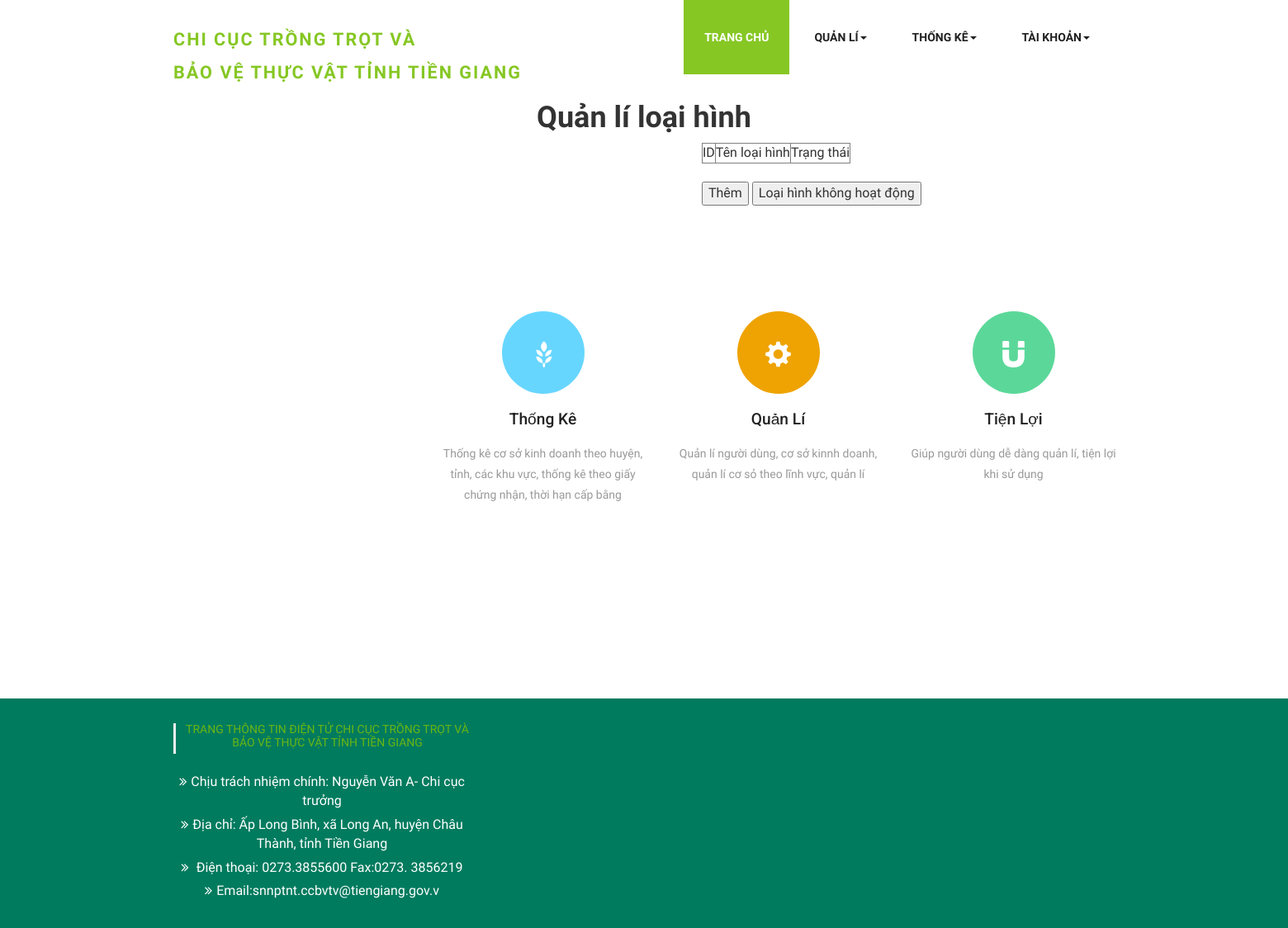
The app's page /QLLH.php, older data.
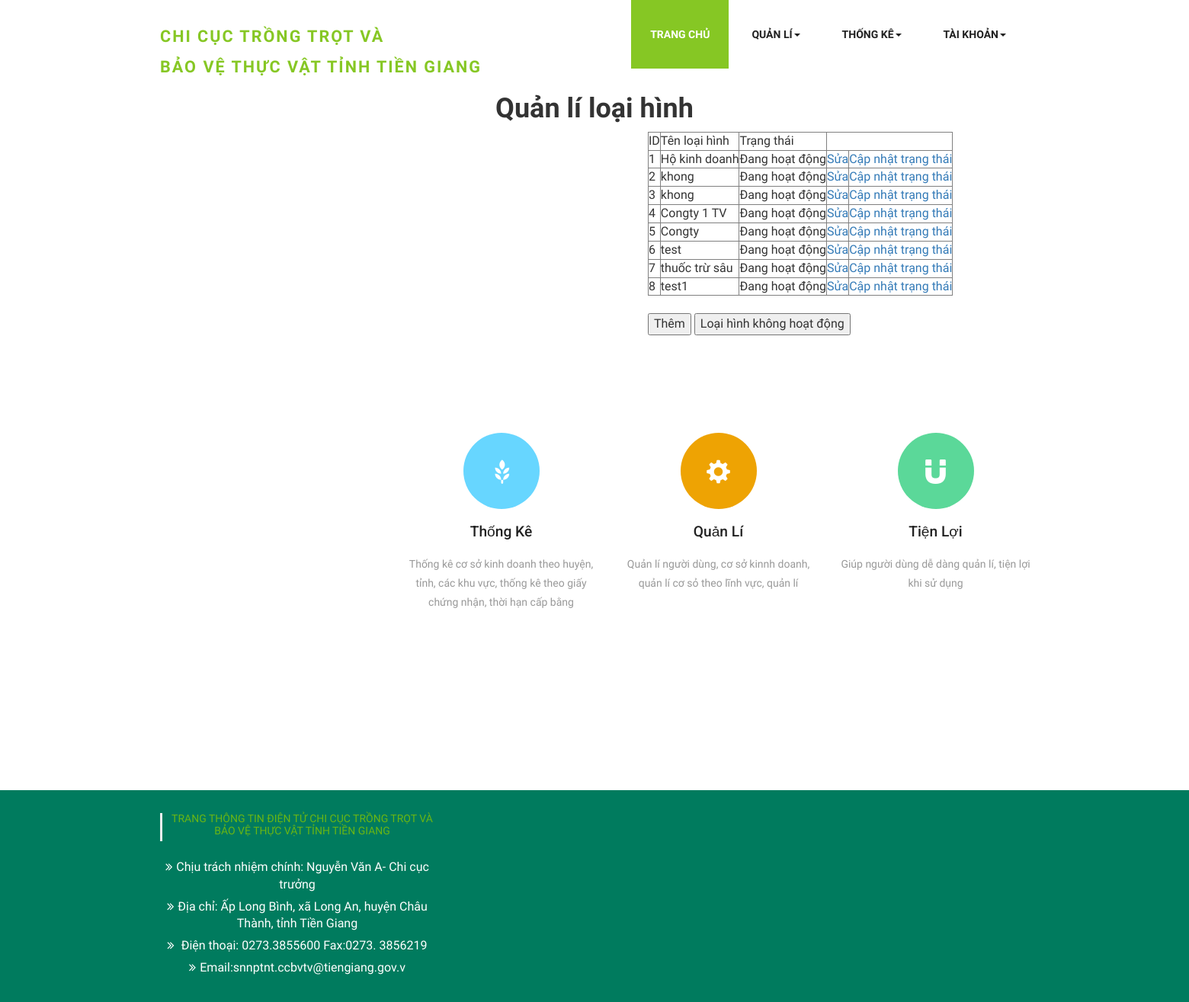
The same page, newer data.
### tables this page shows
CREATE TABLE `loaihinh` (
  `id_loaihinh` int(11) NOT NULL,
  `ten_loaihinh` varchar(45) NOT NULL,
  `trangthai_MD` int(11) NOT NULL
);

### QLLH.php (the view, shortened to what this page needs)
<!DOCTYPE html>
    <html>
        <head>
            <link href="css/bootstrap.css" rel="stylesheet" type="text/css" media="all" />
            <link rel="stylesheet" href="css/style.css" type="text/css" media="all" />
            <link href="css/font-awesome.css" rel="stylesheet">
            <link href='css/immersive-slider.css' rel='stylesheet' type='text/css'>
            <link rel="stylesheet" href="css/jquery.flipster.css">
     </head>
     <body>
        <div class="header">
            <div class="container">
                <nav class="navbar navbar-default">
                    <div class="navbar-header">
                        <div class="w3layouts-logo">
                            <h1><a href="index.html"><span>CHI CỤC TRỒNG TRỌT VÀ <br>
                                        BẢO VỆ THỰC VẬT TỈNH TIỀN GIANG</span></a></h1>
                        </div>
                    </div>
                    <div class="collapse navbar-collapse nav-wil" id="bs-example-navbar-collapse-1">
                        <nav>
                            <ul class="nav navbar-nav">
                                <li class="active"><a href="admin.php">Trang Chủ</a></li>
                                <li><a href="#" class="dropdown-toggle hvr-sweep-to-bottom" data-toggle="dropdown" role="button" aria-haspopup="true" aria-expanded="false">Quản Lí<span class="caret"></span></a>
                                </li>
                                <li><a href="thongke.php" class="dropdown-toggle hvr-sweep-to-bottom" data-toggle="dropdown" role="button" aria-haspopup="true" aria-expanded="false">Thống Kê<span class="caret"></span></a>
                                </li>
                                <li><a href="taikhoan.php" class="dropdown-toggle hvr-sweep-to-bottom" data-toggle="dropdown" role="button" aria-haspopup="true" aria-expanded="false">Tài khoản<span class="caret"></span></a>
                                </li>
                            </ul>
                        </nav>
                    </div>
                </nav>
            </div>
            </div>
                <h1 style="text-align: center;"><b>Quản lí loại hình</b></h1>
            <div style="margin-left: 850px;">
                <table border="1">
                    <tr>
                        <td>ID</td>
                        <td>Tên loại hình</td>
                        <td>Trạng thái</td>
                        <?php
                        require 'connect.php';
                            $query = mysqli_query($conn, "select * from loaihinh WHERE trangthai_MD='0' ");
                            while ($row = mysqli_fetch_array($query)) {
                        ?>
                    </tr>
                        <td><?php echo $row['id_loaihinh']; ?></td>
                        <td><?php echo $row['ten_loaihinh']; ?></td>
                        <td>
                            <?php
                                if($row['trangthai_MD'] == 0){
                                    echo "Đang hoạt động";
                                }else{
                                    echo "Không hoạt động";
                                }
                            ?>
                        </td>
                        <td><a href="editLH.php?id_loaihinh=<?php echo $row['id_loaihinh']; ?>">Sửa</a></td>
                        <td><a href="updatetrangthaiLH.php?id_loaihinh=<?php echo $row['id_loaihinh']; ?>">Cập nhật trạng thái</a></td>
                <?php
                    }
                ?>
                </table>
                <br>
                <button onclick="document.location='themLH.php'">Thêm</button>
                <button onclick="document.location='loaihinhoff.php'">Loại hình không hoạt động</button>
                <br>
            </div>
            <div class="banner-bottom">
        <div class="container" style="margin-left: 500px;" >
            <div class="agileits-banner-bottom">
                <div class="col-md-3 agileits-banner-bottom-grid">
                    <div class="services-grid1">
                        <div class="services-grid-right agile-services-grid-right">
                            <div class="services-grid-right-grid hvr-radial-out blue-grid">
                                <span class="glyphicon glyphicon-grain" aria-hidden="true"></span>
                            </div>
                        </div>
                        <div class="services-grid-left agile-services-grid-left">
                            <h4>Thống Kê</h4>
                            <p> Thống kê cơ sở kinh doanh theo huyện, tỉnh,
                                các khu vực, thống kê theo giấy chứng nhận, thời hạn cấp bằng </p>
                        </div>
                    </div>
                </div>
                <div class="col-md-3 agileits-banner-bottom-grid">
                    <div class="services-grid1">
                        <div class="services-grid-right agile-services-grid-right">
                            <div class="services-grid-right-grid hvr-radial-out orange-grid">
                                <span class="glyphicon glyphicon-cog" aria-hidden="true"></span>
                            </div>
                        </div>
                        <div class="services-grid-left agile-services-grid-left">
                            <h4>Quản Lí</h4>
                            <p>Quản lí người dùng, cơ sở kinnh doanh,
                                quản lí cơ sỏ theo lĩnh vực, quản lí </p>
                        </div>
                    </div>
                </div>
                <div class="col-md-3 agileits-banner-bottom-grid">
                    <div class="services-grid1">
                        <div class="services-grid-right agile-services-grid-right">
                            <div class="services-grid-right-grid hvr-radial-out green-grid">
                                <span class="glyphicon glyphicon-magnet" aria-hidden="true"></span>
                            </div>
                        </div>
                        <div class="services-grid-left agile-services-grid-left">
                            <h4>Tiện lợi</h4>
                            <p>Giúp người dùng dễ dàng quản lí, tiện lợi khi sử dụng</p>
                        </div>
                    </div>
                </div>
            </div>
        </div>
    </div>
            <footer>
                <section id="footer">
                    <div class="container">
                        <div class="row text-center text-xs-center text-sm-left text-md-left">
                            <div class="col-xs-12 col-sm-4 col-md-4">
                                <h5>TRANG THÔNG TIN ĐIỆN TỬ CHI CỤC TRỒNG TRỌT VÀ BẢO VỆ THỰC VẬT TỈNH TIỀN GIANG</h5>
                                <ul class="list-unstyled quick-links">
                                    <li><a href="javascript:void();"><i class="fa fa-angle-double-right"></i>Chịu trách nhiệm chính: Nguyễn Văn A- Chi cục trưởng</a></li>
                                    <li><a href="javascript:void();"><i class="fa fa-angle-double-right"></i>Địa chỉ: Ấp Long Bình, xã Long An, huyện Châu Thành, tỉnh Tiền Giang</a></li>
                                    <li><a href="javascript:void();"><i class="fa fa-angle-double-right"></i> Điện thoại: 0273.3855600 Fax:0273. 3856219</a></li>
                                    <li><a href="javascript:void();"><i class="fa fa-angle-double-right"></i>Email:snnptnt.ccbvtv@tiengiang.gov.v</a></li>
                                </ul>
                            </div>
                        </div>
                    </div>
                </section>
            </footer>
    </body>
    </html>

Row changes from the older to the newer data that the page shows:
added loaihinh: id_loaihinh "1", ten_loaihinh "Hộ kinh doanh", trangthai_MD "Đang hoạt động"
added loaihinh: id_loaihinh "2", ten_loaihinh "khong", trangthai_MD "Đang hoạt động"
added loaihinh: id_loaihinh "3", ten_loaihinh "khong", trangthai_MD "Đang hoạt động"
added loaihinh: id_loaihinh "4", ten_loaihinh "Congty 1 TV", trangthai_MD "Đang hoạt động"
added loaihinh: id_loaihinh "5", ten_loaihinh "Congty", trangthai_MD "Đang hoạt động"
added loaihinh: id_loaihinh "6", ten_loaihinh "test", trangthai_MD "Đang hoạt động"
added loaihinh: id_loaihinh "7", ten_loaihinh "thuốc trừ sâu", trangthai_MD "Đang hoạt động"
added loaihinh: id_loaihinh "8", ten_loaihinh "test1", trangthai_MD "Đang hoạt động"
